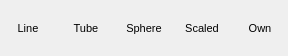
<?xml version="1.0" encoding="UTF-8"?>
<ui version="4.0">
 <class>ViewStylePopup</class>
 <widget class="QWidget" name="ViewStylePopup">
  <property name="geometry">
   <rect>
    <x>0</x>
    <y>0</y>
    <width>288</width>
    <height>56</height>
   </rect>
  </property>
  <property name="sizePolicy">
   <sizepolicy hsizetype="Minimum" vsizetype="Minimum">
    <horstretch>0</horstretch>
    <verstretch>0</verstretch>
   </sizepolicy>
  </property>
  <property name="font">
   <font>
    <pointsize>8</pointsize>
   </font>
  </property>
  <property name="windowTitle">
   <string>View Style Popup</string>
  </property>
  <layout class="QHBoxLayout" name="horizontalLayout">
   <property name="spacing">
    <number>2</number>
   </property>
   <property name="margin">
    <number>0</number>
   </property>
   <item>
    <widget class="TMenuButton" name="LineButton">
     <property name="minimumSize">
      <size>
       <width>56</width>
       <height>56</height>
      </size>
     </property>
     <property name="maximumSize">
      <size>
       <width>56</width>
       <height>56</height>
      </size>
     </property>
     <property name="font">
      <font>
       <pointsize>8</pointsize>
      </font>
     </property>
     <property name="toolTip">
      <string>Draw atoms and bonds as lines</string>
     </property>
     <property name="text">
      <string>Line</string>
     </property>
     <property name="icon">
      <iconset resource="icons.qrc">
       <normaloff>:/viewstyle/icons/viewstyle_line.png</normaloff>:/viewstyle/icons/viewstyle_line.png</iconset>
     </property>
     <property name="iconSize">
      <size>
       <width>30</width>
       <height>30</height>
      </size>
     </property>
     <property name="shortcut">
      <string>Ctrl+1</string>
     </property>
     <property name="checkable">
      <bool>true</bool>
     </property>
     <property name="checked">
      <bool>false</bool>
     </property>
     <property name="autoExclusive">
      <bool>false</bool>
     </property>
     <property name="toolButtonStyle">
      <enum>Qt::ToolButtonTextUnderIcon</enum>
     </property>
     <property name="autoRaise">
      <bool>true</bool>
     </property>
    </widget>
   </item>
   <item>
    <widget class="TMenuButton" name="TubeButton">
     <property name="minimumSize">
      <size>
       <width>56</width>
       <height>56</height>
      </size>
     </property>
     <property name="maximumSize">
      <size>
       <width>56</width>
       <height>56</height>
      </size>
     </property>
     <property name="toolTip">
      <string>Draw atoms and bonds as tubes</string>
     </property>
     <property name="text">
      <string>Tube</string>
     </property>
     <property name="icon">
      <iconset resource="icons.qrc">
       <normaloff>:/viewstyle/icons/viewstyle_tube.png</normaloff>:/viewstyle/icons/viewstyle_tube.png</iconset>
     </property>
     <property name="iconSize">
      <size>
       <width>30</width>
       <height>30</height>
      </size>
     </property>
     <property name="shortcut">
      <string>Ctrl+2</string>
     </property>
     <property name="checkable">
      <bool>true</bool>
     </property>
     <property name="checked">
      <bool>false</bool>
     </property>
     <property name="autoExclusive">
      <bool>false</bool>
     </property>
     <property name="toolButtonStyle">
      <enum>Qt::ToolButtonTextUnderIcon</enum>
     </property>
     <property name="autoRaise">
      <bool>true</bool>
     </property>
    </widget>
   </item>
   <item>
    <widget class="TMenuButton" name="SphereButton">
     <property name="minimumSize">
      <size>
       <width>56</width>
       <height>56</height>
      </size>
     </property>
     <property name="maximumSize">
      <size>
       <width>56</width>
       <height>56</height>
      </size>
     </property>
     <property name="toolTip">
      <string>Draw atoms and bonds as spheres and tubes</string>
     </property>
     <property name="text">
      <string>Sphere</string>
     </property>
     <property name="icon">
      <iconset resource="icons.qrc">
       <normaloff>:/viewstyle/icons/viewstyle_sphere.png</normaloff>:/viewstyle/icons/viewstyle_sphere.png</iconset>
     </property>
     <property name="iconSize">
      <size>
       <width>30</width>
       <height>30</height>
      </size>
     </property>
     <property name="shortcut">
      <string>Ctrl+3</string>
     </property>
     <property name="checkable">
      <bool>true</bool>
     </property>
     <property name="autoExclusive">
      <bool>false</bool>
     </property>
     <property name="toolButtonStyle">
      <enum>Qt::ToolButtonTextUnderIcon</enum>
     </property>
     <property name="autoRaise">
      <bool>true</bool>
     </property>
    </widget>
   </item>
   <item>
    <widget class="TMenuButton" name="ScaledButton">
     <property name="minimumSize">
      <size>
       <width>56</width>
       <height>56</height>
      </size>
     </property>
     <property name="maximumSize">
      <size>
       <width>56</width>
       <height>56</height>
      </size>
     </property>
     <property name="toolTip">
      <string>Draw atoms and bonds as scaled spheres and tubes</string>
     </property>
     <property name="text">
      <string>Scaled</string>
     </property>
     <property name="icon">
      <iconset resource="icons.qrc">
       <normaloff>:/viewstyle/icons/viewstyle_scaled.png</normaloff>:/viewstyle/icons/viewstyle_scaled.png</iconset>
     </property>
     <property name="iconSize">
      <size>
       <width>30</width>
       <height>30</height>
      </size>
     </property>
     <property name="shortcut">
      <string>Ctrl+4</string>
     </property>
     <property name="checkable">
      <bool>true</bool>
     </property>
     <property name="autoExclusive">
      <bool>false</bool>
     </property>
     <property name="toolButtonStyle">
      <enum>Qt::ToolButtonTextUnderIcon</enum>
     </property>
     <property name="autoRaise">
      <bool>true</bool>
     </property>
    </widget>
   </item>
   <item>
    <widget class="TMenuButton" name="OwnButton">
     <property name="minimumSize">
      <size>
       <width>56</width>
       <height>56</height>
      </size>
     </property>
     <property name="maximumSize">
      <size>
       <width>56</width>
       <height>56</height>
      </size>
     </property>
     <property name="toolTip">
      <string>Draw atoms and bonds according to individual atom style settings</string>
     </property>
     <property name="text">
      <string>Own</string>
     </property>
     <property name="icon">
      <iconset resource="icons.qrc">
       <normaloff>:/viewstyle/icons/viewstyle_own.png</normaloff>:/viewstyle/icons/viewstyle_own.png</iconset>
     </property>
     <property name="iconSize">
      <size>
       <width>30</width>
       <height>30</height>
      </size>
     </property>
     <property name="shortcut">
      <string>Ctrl+5</string>
     </property>
     <property name="checkable">
      <bool>true</bool>
     </property>
     <property name="autoExclusive">
      <bool>false</bool>
     </property>
     <property name="toolButtonStyle">
      <enum>Qt::ToolButtonTextUnderIcon</enum>
     </property>
     <property name="autoRaise">
      <bool>true</bool>
     </property>
    </widget>
   </item>
  </layout>
 </widget>
 <customwidgets>
  <customwidget>
   <class>TMenuButton</class>
   <extends>QToolButton</extends>
   <header>tmenubutton.hui</header>
  </customwidget>
 </customwidgets>
 <resources>
  <include location="icons.qrc"/>
 </resources>
 <connections/>
</ui>
